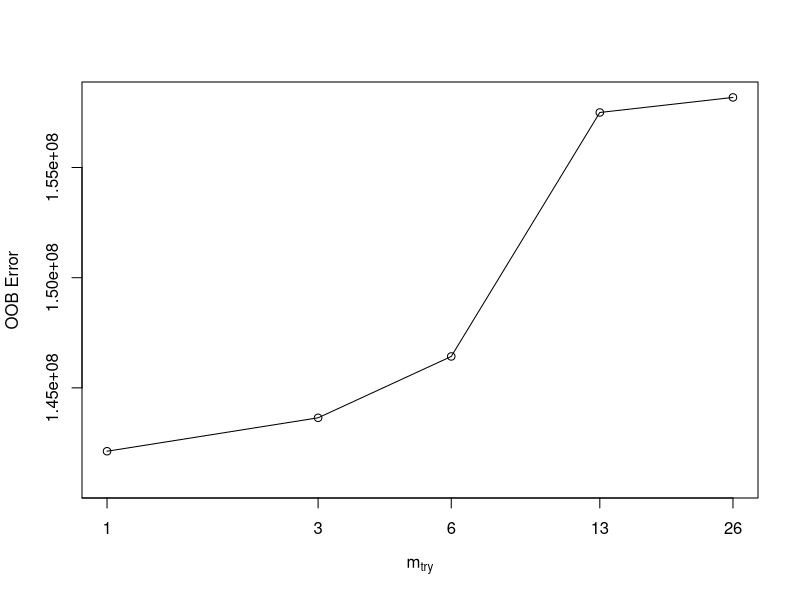
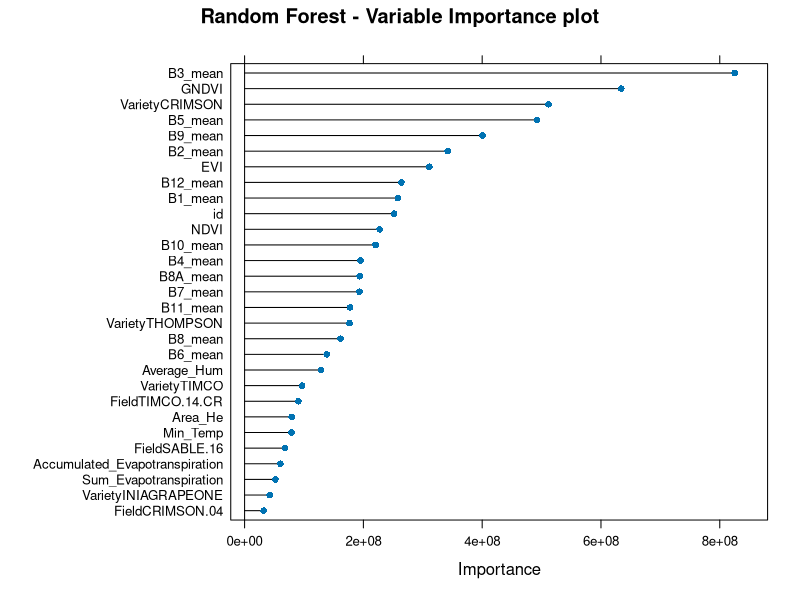
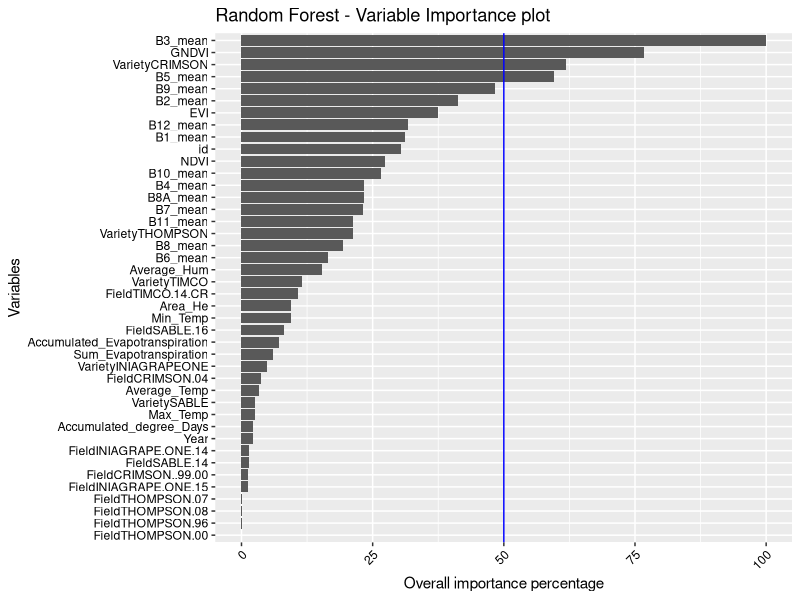

The R script that drew these images, in order: (Note: this script raises an error after producing the figures.)
# Load packages
# https://www.machinelearningplus.com/machine-learning/caret-package/
# https://www.youtube.com/watch?v=fSytzGwwBVw
library(randomForest)
library(tidyverse)
library(mlbench)
library(ggplot2)
library(caret)

# Set the folder location
#setwd('~/Dropbox/RS Project/RSSTARTUP_repo/Product_Development/Yield_forcasting_R/Innovation_laboratory_EAGLE')
setwd('/home/diego/GITHUP_REPO/Innovation_laboratory_EAGLE')

# Import dataset
# The dataset used is summary_fn.csv, which was clean but the original one
# is summary.csv
Field_Carmen <- read.csv('./Original_data/summary.csv')

# Clean column 'Week' in the data frame
Field_Carmen[,5] <- NULL

# The dummyVars will transform all characters and factors columns
# The general rule for creating dummy variables is to have one less variable 
# than the number of categories present to avoid perfect collinearity (dummy variable trap).
# The id column is remove by applying -id inside of dummyVars.
dmy <- dummyVars(" ~ .",data = Field_Carmen, fullRank=T)
Field_Carmen <- data.frame(predict(dmy, newdata = Field_Carmen))
#print(Field_Carmen)

# Structure of the dataframe
#str(Field_Carmen)

# See top 6 rows and 10 columns
head(Field_Carmen[, 1:10])

# Split the data into training and test set
set.seed(123)
training.samples <- Field_Carmen$Kg_He %>%
  createDataPartition(p = 0.7, list = FALSE)

train.data  <- Field_Carmen[training.samples, ]
test.data <- Field_Carmen[-training.samples, ]

# Algorithm Tune (tuneRF)
# https://machinelearningmastery.com/tune-machine-learning-algorithms-in-r/
# https://machinelearningmastery.com/machine-learning-evaluation-metrics-in-r/
dataset <- Field_Carmen
x <- cbind(dataset[,2:19],dataset[,21:43])
y <- dataset$Kg_He

ntree <- 1500

set.seed(123)
bestmtry <- tuneRF(x, y, stepFactor=0.5, improve=1e-5, ntree=ntree)
print(bestmtry)

mtry <- max(bestmtry[,1])
#mtry

################################################################################

# RandomForest
# https://topepo.github.io/caret/train-models-by-tag.html#random-forest
# https://stats.stackexchange.com/questions/348245/do-we-have-to-tune-the-number-of-trees-in-a-random-forest
# https://stats.stackexchange.com/questions/50210/caret-and-randomforest-number-of-trees

# Define training control
set.seed(123)

# http://www.sthda.com/english/articles/38-regression-model-validation/157-cross-validation-essentials-in-r/
# Leave one out cross validation - LOOCV
#train.control <- trainControl(method = "LOOCV", savePredictions = T)

#train.control

# Random Search
#train.control <- trainControl(method = "LOOCV", savePredictions = T,
#                              search="random")
#train.control

#tunegrid <- expand.grid(.mtry=mtry)

# Grid Search
train.control <- trainControl(method = "LOOCV", savePredictions = T,
                              search="grid")
#train.control

tunegrid <- expand.grid(.mtry=c(1:30))

metric <- "RMSE"

# Train the model
model <- train(Kg_He ~., data = Field_Carmen, 
               method = "rf",
               ntree = ntree,
               metric=metric,
#               tuneLength = 15, # Error in plot.train(model) : There are no tuning parameters with more than 1 value.
#               tuneGrid = tunegrid,
               tuneGrid = data.frame(mtry = mtry),
               trControl = train.control)

# Summarize the results
print(model)
#plot(model)

# Make predictions and compute the R2, RMSE and MAE
predictions <- model %>% predict(test.data, na.action=na.omit)

predictions

data.frame( R2 = R2(predictions, test.data$Kg_He),
            # RMSE will be expressed in kilograms
            RMSE = RMSE(predictions, test.data$Kg_He),
            MAE = MAE(predictions, test.data$Kg_He))

# The RMSE and the MAE are measured in the same scale as the outcome variable. 
# Dividing the RMSE by the average value of the outcome variable will give you 
# the prediction error rate, which should be as small as possible:
RMSE(predictions, test.data$Kg_He)/mean(test.data$Kg_He)

# See the confusion matrix of the model in the test set
#confusionMatrix(predictions, test.data$Kg_He)

# variable importance
gbmImp <- varImp(model, scale = F)
gbmImp

# Save boxplot as .png
png(file = './Plots/Variable_Importance_rforest.png', units = "px",
    width = 1200, height = 700)

plot(gbmImp, top = 29, main = "Random Forest - Variable Importance plot")

dev.off()

# Save boxplot as .png
png(file = './Plots/Variable_Importance_rforest_ggplo2.png', units = "px",
    width = 1200, height = 700)

nrow(varImp(model)$importance) #34 variables extracted

p <- varImp(model)$importance %>% 
  as.data.frame() %>%
  rownames_to_column() %>%
  arrange(Overall) %>%
  mutate(rowname = forcats::fct_inorder(rowname)) %>%
  ggplot() +
  geom_col(aes(x = rowname, y = Overall)) +
  coord_flip() +
  labs(title = "Random Forest - Variable Importance plot") +
  geom_hline(yintercept = 50, color = "blue", size=0.5) +
  ylab('Overall importance percentage') + xlab('Variables') + 
  theme(axis.text.x = element_text(angle = 45, hjust = 1, colour = "black")) +
  theme(axis.text.y = element_text(hjust = 1, colour = "black"))

plot(p)

dev.off()

################################################################################
# Conditional Random Forests
# Define training control
set.seed(123)

# http://www.sthda.com/english/articles/38-regression-model-validation/157-cross-validation-essentials-in-r/
# Leave one out cross validation - LOOCV
# Leave one out cross validation - LOOCV
#train.control <- trainControl(method = "LOOCV", savePredictions = T)

#train.control

# Random Search
#train.control <- trainControl(method = "LOOCV", savePredictions = T,
#                              search="random")

#train.control

#tunegrid <- expand.grid(.mtry=mtry)

# Grid Search
train.control <- trainControl(method = "LOOCV", savePredictions = T,
                              search="grid")

train.control

tunegrid <- expand.grid(.mtry=c(1:30))

# Train the model
model <- train(Kg_He ~., data = Field_Carmen, 
               method = "cforest",
               metric=metric,
               tuneLength = 18,
               tuneGrid = tunegrid,
#               tuneGrid = data.frame(mtry = mtry),
               trControl = train.control)

# Summarize the results
print(model)
plot(model)

# Make predictions and compute the R2, RMSE and MAE
predictions <- model %>% predict(test.data, na.action=na.omit)

predictions

data.frame( R2 = R2(predictions, test.data$Kg_He),
            # RMSE will be expressed in kilograms
            RMSE = RMSE(predictions, test.data$Kg_He),
            MAE = MAE(predictions, test.data$Kg_He))

# The RMSE and the MAE are measured in the same scale as the outcome variable. 
# Dividing the RMSE by the average value of the outcome variable will give you 
# the prediction error rate, which should be as small as possible:
RMSE(predictions, test.data$Kg_He)/mean(test.data$Kg_He)

# See the confusion matrix of the model in the test set
#confusionMatrix(predictions, test.data$Kg_He)

# variable importance
gbmImp <- varImp(model, scale = F)
gbmImp

# Save boxplot as .png
png(file = './Plots/Variable_Importance_cforest.png', units = "px",
    width = 1200, height = 700)

plot(gbmImp, top = 29, main = "Conditional Random Forests - Variable Importance plot")

dev.off()

# Save boxplot as .png
png(file = './Plots/Variable_Importance_cforest_ggplo2.png', units = "px",
    width = 1200, height = 700)

nrow(varImp(model)$importance) #34 variables extracted

p <- varImp(model)$importance %>% 
  as.data.frame() %>%
  rownames_to_column() %>%
  arrange(Overall) %>%
  mutate(rowname = forcats::fct_inorder(rowname)) %>%
  ggplot() +
  geom_col(aes(x = rowname, y = Overall)) +
  coord_flip() +
  labs(title = "Conditional Random Forests - Variable Importance plot") +
  geom_hline(yintercept = 50, color = "blue", size=0.5) +
  ylab('Overall importance percentage') + xlab('Variables') + 
  theme(axis.text.x = element_text(angle = 45, hjust = 1, colour = "black")) +
  theme(axis.text.y = element_text(hjust = 1, colour = "black"))

plot(p)

dev.off()